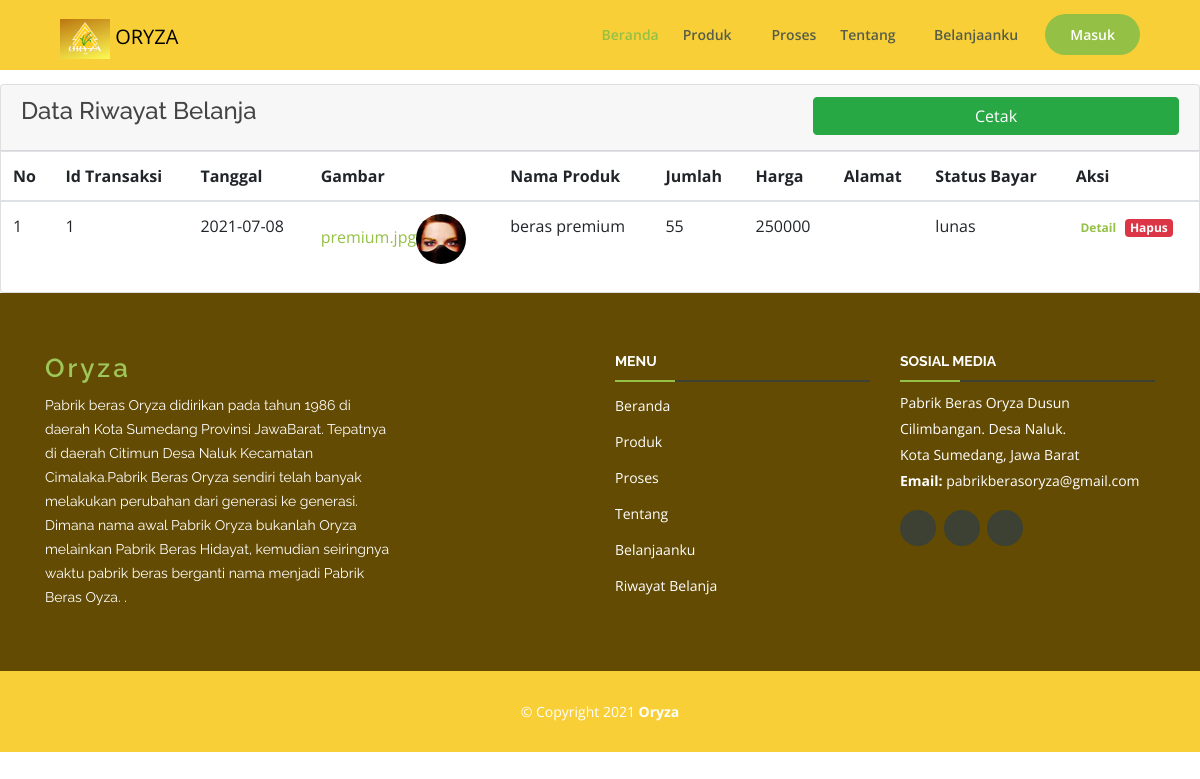
Screenshot of /datariwayat.php with the database file from the repository.
### tables this page shows
CREATE TABLE `riwayat` (
  `id_transaksi` int(11) NOT NULL,
  `tanggal` date NOT NULL,
  `gambar` varchar(255) NOT NULL,
  `nama_produk` varchar(50) NOT NULL,
  `jumlah` int(100) NOT NULL,
  `harga` int(100) NOT NULL,
  `status_bayar` varchar(255) NOT NULL
);

### datariwayat.php (the view, shortened to what this page needs)
<?php require_once("head.php");
     require_once("../config/koneksi.php");
  ?>
        <div class="breadcrumbs">
            <div class="breadcrumbs-inner">
                <div class="row m-0">
                    <div class="col-sm-4">
                        <div class="page-header float-left">
                            <div class="page-title">
                                <h1>Dashboard</h1>
                            </div>
                        </div>
                    </div>
                    <div class="col-sm-8">
                        <div class="page-header float-right">
                            <div class="page-title">
                                <ol class="breadcrumb text-right">
                                    <li><a href="index.php">Dashboard</a></li>
                                    <li class="active">Data Riwayat Belanja</li>
                                </ol>
                            </div>
                        </div>
                    </div>
                </div>
            </div>
        </div>
        <div class="content">
            <div class="animated fadeIn">
                <div class="row">
                    <div class="col-lg-12">
                        <div class="card">
                            <div class="card-header">
                                   <div class="row">
                                    <div class="col-lg-8">
                                        <h4 class="card-title">Data Riwayat Belanja</h4>
                                    </div>
                                    <div class="col-lg-4">
                                         <a href="cetakriwayat.php" class="btn btn-success btn-block " style="color: white;"><i class="fa fa-print"></i> Cetak</a>
                                    </div>
                                </div>
                            </div>
                            <div class="table-stats order-table ov-h">
                                <table class="table ">
                                    <thead>
                                        <tr>
                                            <th class="serial">No</th>
                                            <th class="#">Id Transaksi</th>
                                            <th class="#">Tanggal</th>
                                            <th>Gambar</th>
                                            <th>Nama Produk</th>
                                            <th>Jumlah</th>
                                            <th>Harga</th>
                                            <th>Alamat</th>
                                            <th>Status Bayar</th>
                                            <th>Aksi</th>
                                        </tr>
                                    </thead>
                                    <tbody>
                                        <?php
                                            $no = 1;
                                            $call = mysqli_query($koneksi, "SELECT * FROM riwayat ORDER BY id_transaksi");
                                            $row = mysqli_num_rows($call);
                                            if($row>0){
                                                while($data = mysqli_fetch_array($call)){
                                        ?>
                                        <tr>
                                            <td class="serial"><?php echo$no;?></td>
                                            <td><span class="name"><?=$data['id_transaksi'];?></span> </td>
                                            <td><span class="date"><?=$data['tanggal'];?></span> </td>
                                              <td class="avatar">
                                                <div class="round-img">
                                                    <a href="#"><?=$data['gambar'];?><img class="rounded-circle" src="images/avatar/1.jpg" alt=""></a>
                                                </div>
                                            </td>
                                            <td><span class="product"><?=$data['nama_produk'];?></span> </td>
                                            <td><span class="count"><?=$data['jumlah'];?></span></td>
                                            <td><span class="name"><?=$data['harga'];?></span> </td>
                                            <td><span class="name"><?=$data['alamat'];?></span> </td>
                                            <td><span class="name"><?=$data['status_bayar'];?></span> </td>
                                            <td>
                                              <a href="detailriwayat.php?id=<?php echo $data['id_transaksi']; ?>" class="badge badge-pending"><i class="fas fa-list"></i>Detail</a>
                                              <a href="dltriwayat.php?id=<?=$data['id_transaksi'];?>" class="badge badge-danger"><i class="fas fa-trash"></i>Hapus</a>
                                            </td>
                                        </tr>
                                        <?php }}else{ ?>
                                            <tr>
                                                <td><span class="count">Tidak Ada Data</span> </td>
                                            </tr>
                                        <?php } ?>
                                    </tbody>
                                </table>
                            </div>
                        </div>
                    </div>
                        </div>
                    </div>
                </div>
<?php require_once("footer.php"); ?>

### assets/css/style.css (style rules this page uses)
body { font-family: "Open Sans", sans-serif; color: #444444; }
a { color: #94c045; }
h1, h2, h3, h4, h5, h6 { font-family: "Raleway", sans-serif; }
.breadcrumbs { padding: 0; }
.breadcrumbs ol { display: flex; flex-wrap: wrap; list-style: none; padding: 0; margin: 30px 0; }
.breadcrumbs ol li + li { padding-left: 10px; }
.breadcrumbs ol li + li::before { display: inline-block; padding-right: 10px; color: #565e49; content: "/"; }

### rows the page displays
riwayat: id_transaksi "1", tanggal "2021-07-08", gambar "premium.jpg", nama_produk "beras premium", jumlah "55", harga "250000", status_bayar "lunas"
